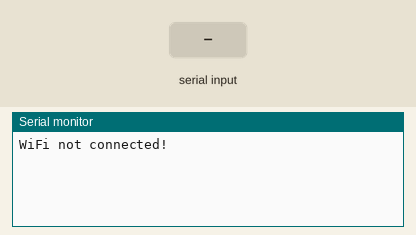
A sketch run on a simulated ESP8266 (Wemos D1 mini). Shown: the last lines printed to the serial monitor. The inputs (shaded band) are chosen by the test bench. WiFi joins after 1.5 s; servers stay silent unless stated.

Above: at 3.0 s.
3.1 s: "90;45;200\n" received over the second serial link
At 5.3 s:
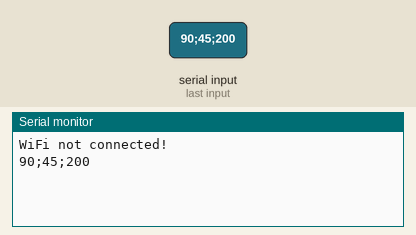
5.6 s: "90;45\n" received over the second serial link
At 7.5 s:
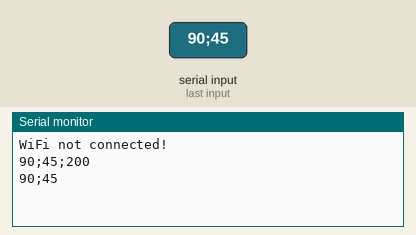
8.1 s: "5\n" received over the second serial link
At 9.4 s:
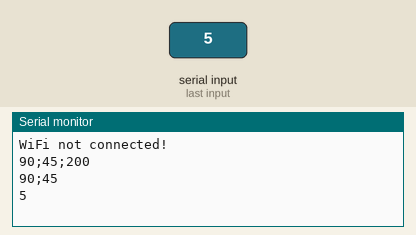

Measured:
- after the input at 3.1 s, the serial monitor: prints a new line after 1.0 s (image 1)
- after the input at 5.6 s, the serial monitor: prints a new line after 1.0 s (image 2)
- after the input at 8.1 s, the serial monitor: prints a new line after 1.0 s (image 3)

The sketch:

Edgent_ESP8266.ino
```cpp
// (licence header left out)
/* Fill in information from your Blynk Template here */
/* Read more: https://bit.ly/BlynkInject */
//#define BLYNK_TEMPLATE_ID           "TMPxxxxxx"
//#define BLYNK_TEMPLATE_NAME         "Device"

#include <ESP8266WiFi.h>
#include <SoftwareSerial.h>
#include <ArduinoJson.h>
#define BLYNK_FIRMWARE_VERSION        "0.1.0"

#define BLYNK_TEMPLATE_ID "TMPL6hd98Feu0"
#define BLYNK_TEMPLATE_NAME "doan2"
#define BLYNK_PRINT Serial
#define APP_DEBUG

// Uncomment your board, or configure a custom board in Settings.h
//#define USE_SPARKFUN_BLYNK_BOARD
//#define USE_NODE_MCU_BOARD
//#define USE_WITTY_CLOUD_BOARD
//#define USE_WEMOS_D1_MINI

#include "BlynkEdgent.h"
#define RX_PIN 4
#define TX_PIN 5
SoftwareSerial mySerial(RX_PIN,TX_PIN);
//#define BLYNK_DEBUG
char ssid[] = "Galaxy M21A9BD";
char pass[] = "trby1813";
String nhietdo, kcach, giatri;
 String getValue(String data, char separator, int index){
  int found = 0;
  int strIndex[] = { 0, -1 };
  int maxIndex = data.length() - 1;

  for (int i = 0; i <= maxIndex && found <= index; i++) {
      if (data.charAt(i) == separator || i == maxIndex) {
          found++;
          strIndex[0] = strIndex[1] + 1;
          strIndex[1] = (i == maxIndex) ? i+1 : i;
      }
  }
  return found > index ? data.substring(strIndex[0], strIndex[1]) : "";
}
void setup()
{
  Serial.begin(9600);
  mySerial.begin(9600);
  WiFi.begin(ssid, pass);
  if (WiFi.status() != WL_CONNECTED) {
  Serial.println("WiFi not connected!");
}
  BlynkEdgent.begin();
}

void loop() {

  if (mySerial.available()) {
    String data = mySerial.readString();
    Serial.println(data);
    nhietdo = getValue(data, ';', 0);
    kcach = getValue(data, ';', 1);
    giatri = getValue(data, ';', 2);
    BlynkEdgent.run();
    Blynk.virtualWrite(V0, nhietdo.toFloat());
    Blynk.virtualWrite(V1, kcach.toFloat());
    Blynk.virtualWrite(V2, giatri.toFloat());
  }
}
```
